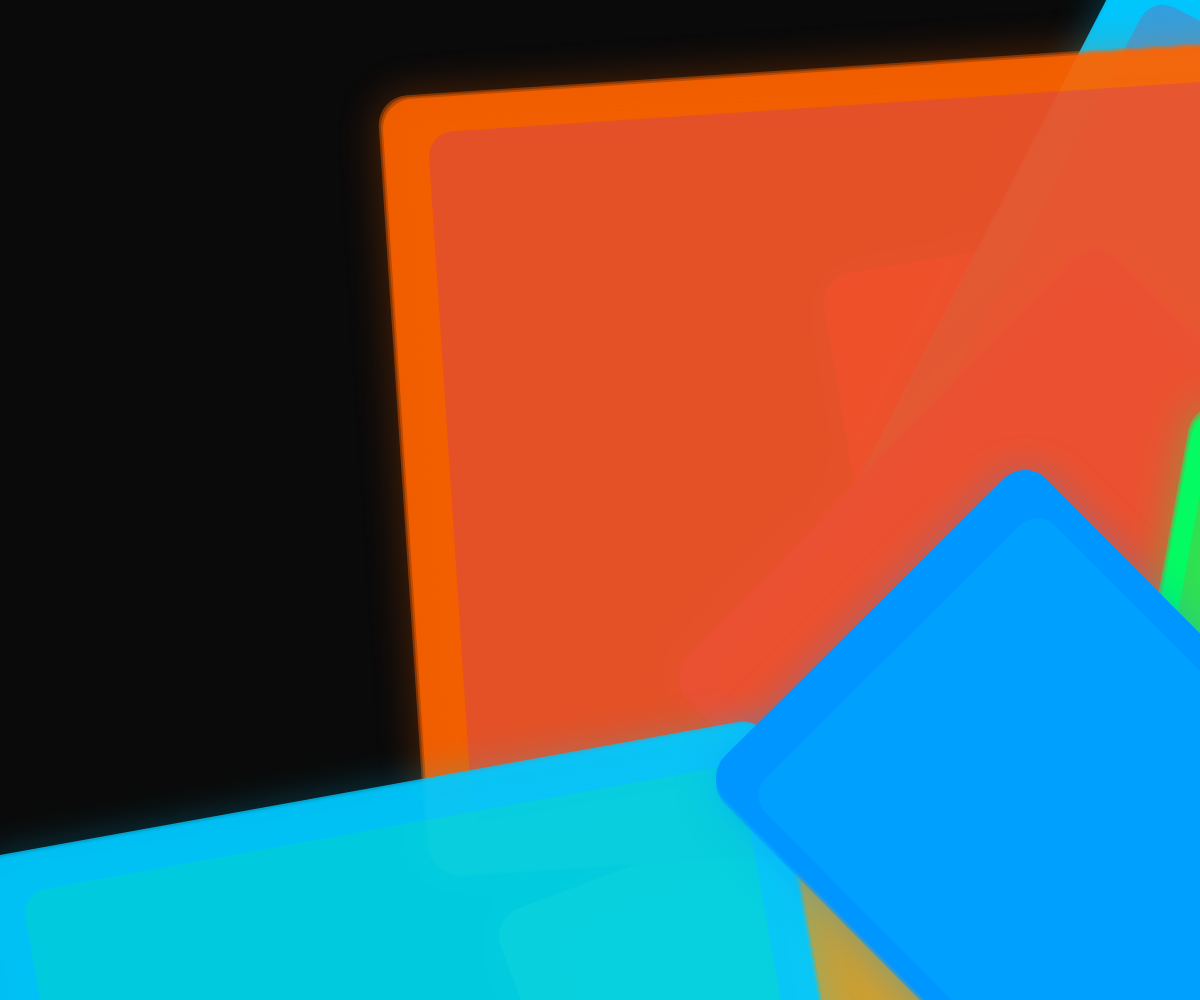
Frame 1 (no input)
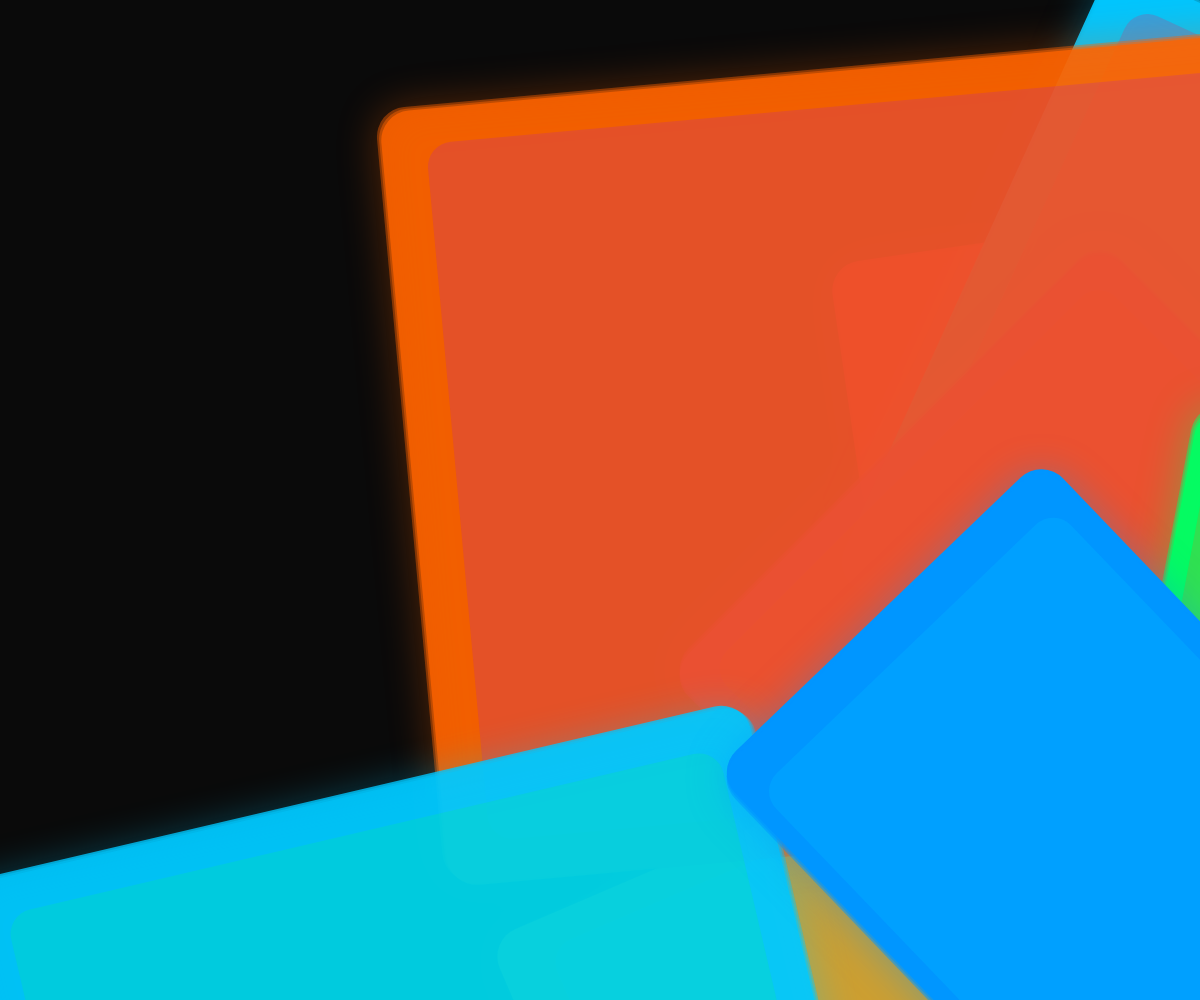
Frame 60 (no input)
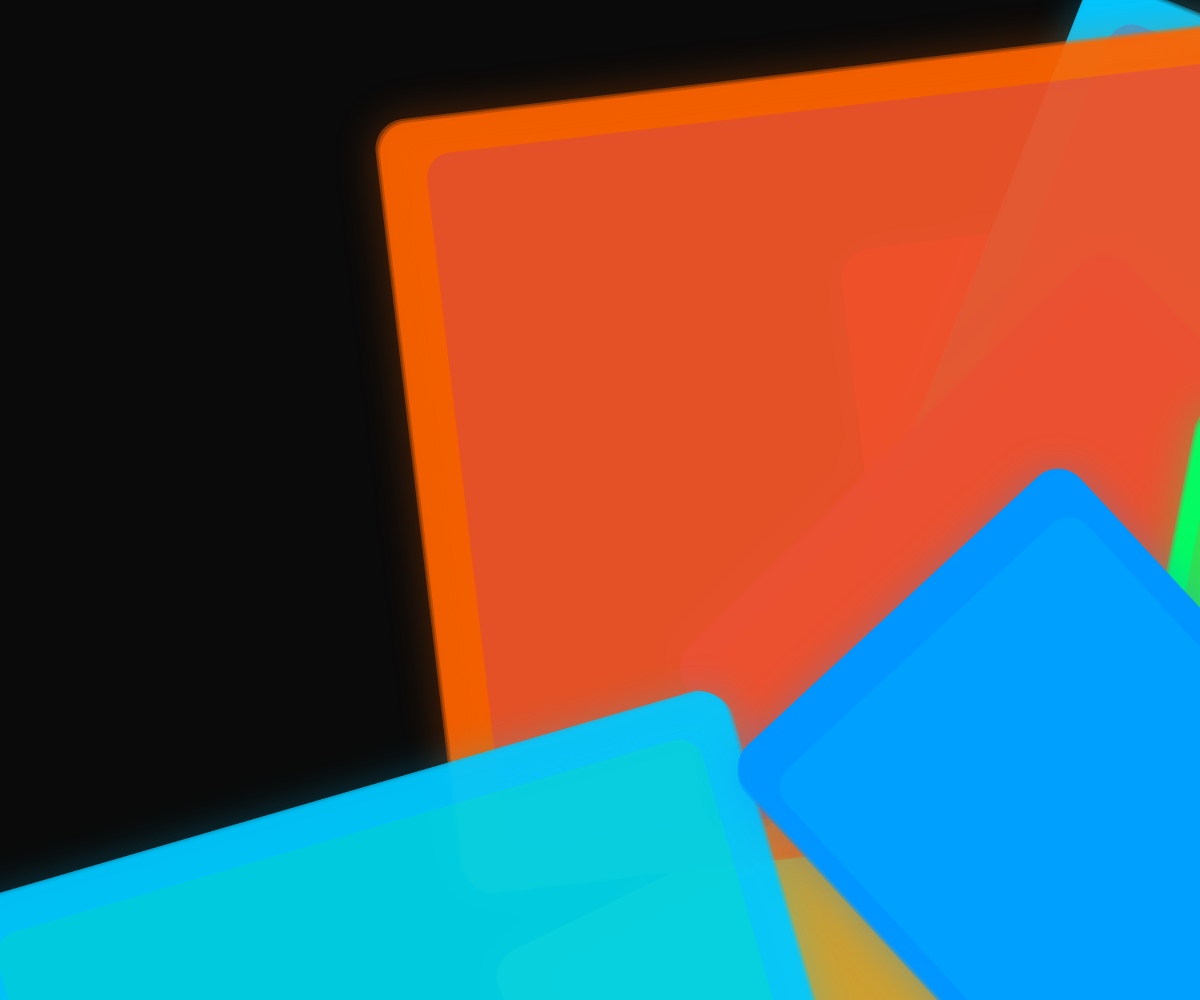
Frame 120 (the mouse pressed at the canvas centre since frame 60)

The p5.js sketch that drew these frames (run headless with seeded random() and noise() and a simulated clock; from frame 60 on, the mouse is pressed at the canvas centre):

// p5.js sketch
// ── sketch.js
let panels = [];
let colorPalette = [];

function setup() {
  createCanvas(windowWidth, windowHeight);
  
  // Create a deep, resonant color palette inspired by 60s pen plotter aesthetics
  colorPalette = [
    color(255, 0, 100),   // Bright magenta
    color(0, 200, 255),   // Bright cyan
    color(255, 200, 0),   // Vibrant yellow
    color(0, 255, 100),   // Electric green
    color(150, 0, 255),   // Deep purple
    color(255, 100, 0),   // Orange-red
    color(0, 150, 255),   // Sky blue
    color(255, 0, 200),   // Hot pink
    color(0, 255, 255),   // Cyan
    color(255, 150, 0),   // Amber
    color(100, 0, 255),   // Indigo
    color(255, 255, 0)    // Bright yellow
  ];
  
  // Create massive overlapping geometric panels
  for (let i = 0; i < 8; i++) {
    panels.push({
      x: random(width),
      y: random(height),
      w: random(400, 1000),
      h: random(300, 800),
      speedX: random(-0.15, 0.15),
      speedY: random(-0.1, 0.1),
      color: random(colorPalette),
      alpha: random(180, 255),
      // For bleeding effect
      bleedAmount: random(0.2, 0.7),
      rotation: random(TWO_PI),
      rotationSpeed: random(-0.001, 0.001)
    });
  }
  
  // Ensure at least one panel has high saturation and glow
  panels[0].color = color(255, 0, 100);
  panels[1].color = color(0, 200, 255);
}

function draw() {
  background(10);
  
  // Update and draw panels
  for (let i = 0; i < panels.length; i++) {
    let panel = panels[i];
    
    // Update position with slow floating motion
    panel.x += panel.speedX;
    panel.y += panel.speedY;
    panel.rotation += panel.rotationSpeed;
    
    // Bounce off edges
    if (panel.x < -panel.w || panel.x > width) panel.speedX *= -1;
    if (panel.y < -panel.h || panel.y > height) panel.speedY *= -1;
    
    // Apply a subtle breathing effect to size
    let scale = 1 + sin(frameCount * 0.002 + i) * 0.03;
    let w = panel.w * scale;
    let h = panel.h * scale;
    
    // Draw the main panel with blend mode for bleeding effect
    fill(red(panel.color), green(panel.color), blue(panel.color), panel.alpha);
    noStroke();
    
    // Create soft edges by drawing multiple layers
    push();
    translate(panel.x + w/2, panel.y + h/2);
    rotate(panel.rotation);
    for (let j = 0; j < 3; j++) {
      let alpha = map(j, 0, 2, panel.alpha * 0.2, panel.alpha);
      fill(red(panel.color), green(panel.color), blue(panel.color), alpha);
      rect(-w/2 + j * 2, -h/2 + j * 2, w, h, 30);
    }
    pop();
    
    // Draw a subtle glow effect
    drawingContext.shadowBlur = 40;
    drawingContext.shadowColor = panel.color;
    fill(red(panel.color), green(panel.color), blue(panel.color), panel.alpha * 0.4);
    push();
    translate(panel.x + w/2, panel.y + h/2);
    rotate(panel.rotation);
    rect(-w/2, -h/2, w, h, 30);
    pop();
    drawingContext.shadowBlur = 0;
    
    // Draw a secondary soft panel that bleeds into others
    if (i > 0) {
      let prevPanel = panels[i - 1];
      fill(red(prevPanel.color), green(prevPanel.color), blue(prevPanel.color), panel.alpha * 0.2);
      push();
      translate(panel.x + w/2, panel.y + h/2);
      rotate(panel.rotation);
      rect(-w/2 * 0.9, -h/2 * 0.9, w * 0.9, h * 0.9, 25);
      pop();
    }
  }
  
  // Add a subtle color shift over time
  for (let i = 0; i < panels.length; i++) {
    let hueShift = sin(frameCount * 0.0003 + i) * 10;
    panels[i].color = lerpColor(panels[i].color, color(hueShift, 200, 150), 0.0005);
  }
}

function windowResized() {
  resizeCanvas(windowWidth, windowHeight);
}
